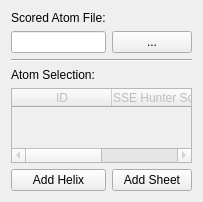
<ui version="4.0" >
 <class>DialogVolumeSSEBuilder</class>
 <widget class="QWidget" name="DialogVolumeSSEBuilder" >
  <property name="geometry" >
   <rect>
    <x>0</x>
    <y>0</y>
    <width>183</width>
    <height>202</height>
   </rect>
  </property>
  <property name="windowTitle" >
   <string>SSE Builder</string>
  </property>
  <layout class="QGridLayout" >
   <item row="0" column="0" >
    <widget class="QLabel" name="labelAtomScore" >
     <property name="text" >
      <string>Scored Atom File:</string>
     </property>
    </widget>
   </item>
   <item row="1" column="0" colspan="2" >
    <layout class="QGridLayout" >
     <item row="0" column="0" >
      <widget class="QLineEdit" name="lineEditAtomScore" >
       <property name="readOnly" >
        <bool>true</bool>
       </property>
      </widget>
     </item>
     <item row="0" column="1" >
      <widget class="QPushButton" name="pushButtonBrowseAtomScore" >
       <property name="sizePolicy" >
        <sizepolicy vsizetype="Fixed" hsizetype="Minimum" >
         <horstretch>0</horstretch>
         <verstretch>0</verstretch>
        </sizepolicy>
       </property>
       <property name="text" >
        <string>...</string>
       </property>
      </widget>
     </item>
    </layout>
   </item>
   <item row="2" column="0" colspan="2" >
    <widget class="Line" name="line" >
     <property name="orientation" >
      <enum>Qt::Horizontal</enum>
     </property>
    </widget>
   </item>
   <item row="3" column="0" >
    <widget class="QLabel" name="labelSelection" >
     <property name="text" >
      <string>Atom Selection:</string>
     </property>
    </widget>
   </item>
   <item row="4" column="0" colspan="2" >
    <widget class="QTableWidget" name="tableWidgetSelection" >
     <property name="enabled" >
      <bool>false</bool>
     </property>
     <property name="alternatingRowColors" >
      <bool>true</bool>
     </property>
     <column>
      <property name="text" >
       <string>ID</string>
      </property>
     </column>
     <column>
      <property name="text" >
       <string>SSE Hunter Score</string>
      </property>
     </column>
    </widget>
   </item>
   <item row="5" column="0" >
    <widget class="QPushButton" name="pushButtonSelectionToHelix" >
     <property name="text" >
      <string>Add Helix</string>
     </property>
    </widget>
   </item>
   <item row="5" column="1" >
    <widget class="QPushButton" name="pushButtonSelectionToSheet" >
     <property name="text" >
      <string>Add Sheet</string>
     </property>
    </widget>
   </item>
  </layout>
 </widget>
 <tabstops>
  <tabstop>lineEditAtomScore</tabstop>
  <tabstop>pushButtonBrowseAtomScore</tabstop>
  <tabstop>tableWidgetSelection</tabstop>
  <tabstop>pushButtonSelectionToHelix</tabstop>
  <tabstop>pushButtonSelectionToSheet</tabstop>
 </tabstops>
 <resources/>
 <connections/>
</ui>
